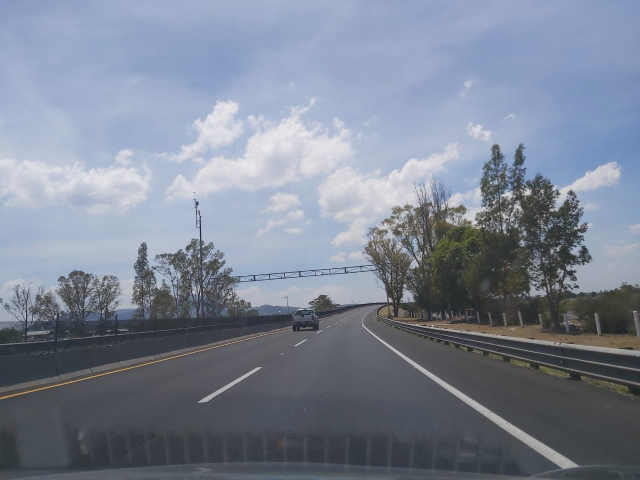
#> input picture open/boletinUpiita/segmentacionDeCarriles/cero.jpeg, 1280 x 960 px (shown at 1/2 size)
$ python segmentacion.py
#> lines starting #> are read from the running program, lines starting #| are printed output that depends on the picture; after the words box and inside, x2 and y2 are one past the last pixel; in counts of white or black regions, pixels touching at a corner belong together
#-*- coding:utf-8 -*-

import cv2
import numpy as np

"""
PASOS:
    img -> HSL
    HSL -> Gray
    mask yellow and blue to gray
    Gausian blur
    Canny edge
    crop image
    hough lines
"""

cap = cv2.imread("cero.jpeg")
#> cap is the input picture: shape (960, 1280, 3); mean B, G, R 147.7, 132.4, 123.7

frame = cap
hls = cv2.cvtColor(frame, cv2.COLOR_RGB2HLS)
#> hls: shape (960, 1280, 3); mean of channels 0, 1, 2 23.5, 135.9, 43.7
_, _, gray = cv2.split(hls)
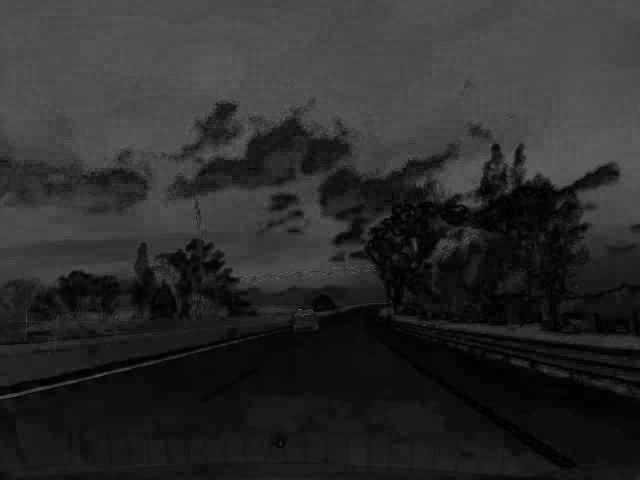
#> gray: shape (960, 1280) (shown at 1/2 size); min 0, max 255, mean 43.7

maskYellowMax = np.array([233, 139, 98])
maskYellowMin = np.array([193, 115, 98])
maskWitheMax = np.array([255, 239, 106])
maskWitheMin = np.array([62, 173, 99])
maskGrayMax = np.array(255)
maskGrayMin = np.array(250)

yellowMask = cv2.inRange(hls, maskYellowMin, maskYellowMax)
#> yellowMask: shape (960, 1280); every value is 0
witheMask = cv2.inRange(hls, maskWitheMin, maskWitheMax)
grayMask = cv2.inRange(gray, maskGrayMin, maskGrayMax) #esta es la máscara qe mejor funciona
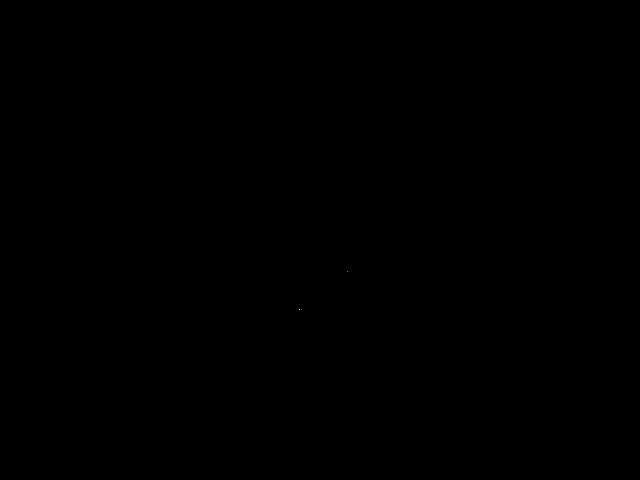
#> grayMask: shape (960, 1280) (shown at 1/2 size); 0% white in thin lines or dots, all inside (x1, y1, x2, y2) = (598, 543, 696, 620)

blur = cv2.GaussianBlur(grayMask, (5, 5), cv2.BORDER_DEFAULT)

edges = cv2.Canny(blur, 100, 200, 3)

h, w = edges.shape
#> h = 960; w = 1280
crop = edges[int(h/2) : ]
#> crop: shape (480, 1280); every value is 0

lines = cv2.HoughLines(edges, 1, np.pi/180, 20)
#> lines = None
copy = frame

#for i in range(20):
print(type(lines))
#| <class 'NoneType'>
print(lines)
#| None
#> (the run stopped early here; a loop or call above may not have finished)

$ run again, with open/boletinUpiita/segmentacionDeCarriles/cinco.jpeg copied over open/boletinUpiita/segmentacionDeCarriles/cero.jpeg
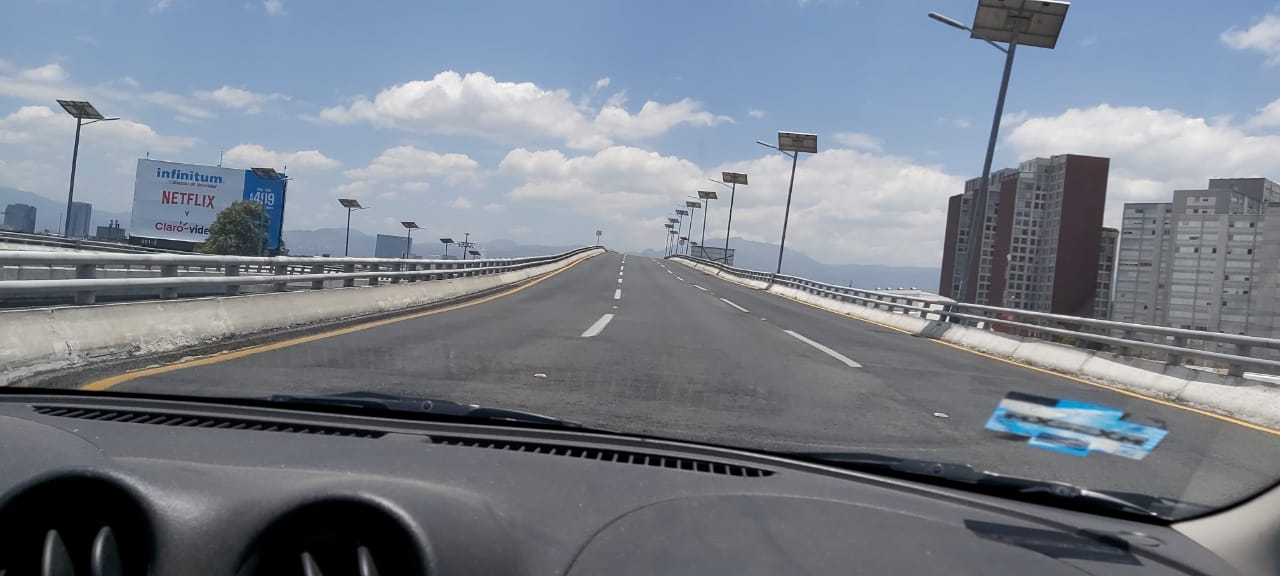
#> input picture open/boletinUpiita/segmentacionDeCarriles/cinco.jpeg, 1280 x 576 px
#> cap is the input picture: shape (576, 1280, 3); mean B, G, R 139.6, 128.5, 121.5
#> hls: shape (576, 1280, 3); mean of channels 0, 1, 2 36.6, 130.7, 34.7
#> yellowMask: shape (576, 1280); every value is 0
#> witheMask: shape (576, 1280); 0.01% white in thin lines or dots, all inside (x1, y1, x2, y2) = (247, 264, 1278, 432)
#> `grayMask = cv2.inRange(gray, maskGrayMin, maskGrayMax)`:
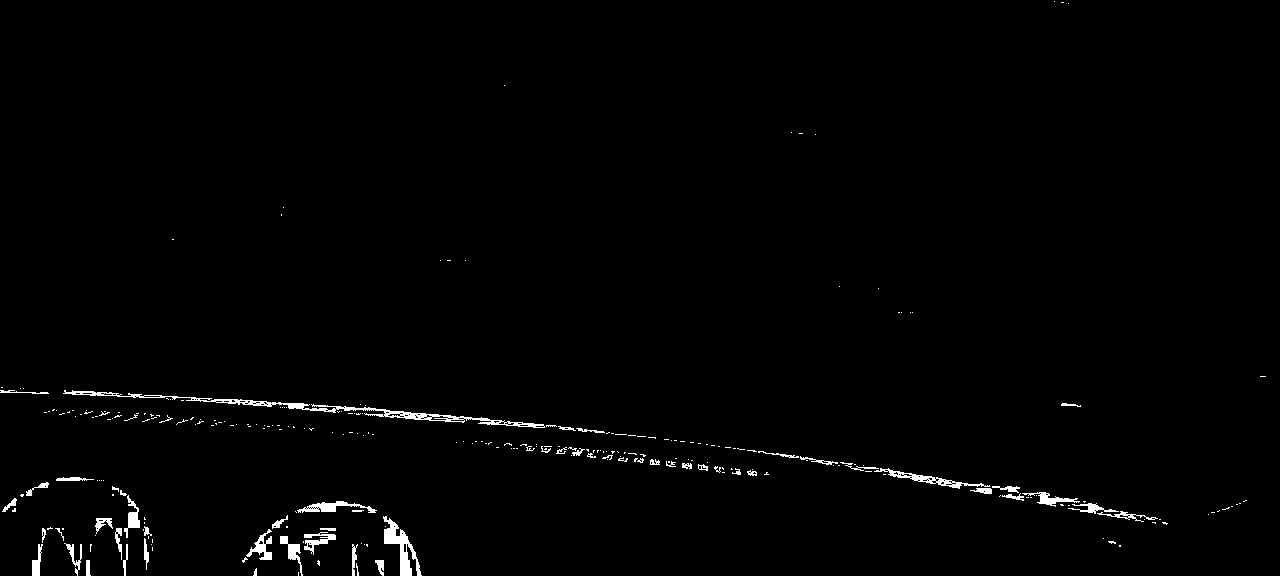
#> grayMask: shape (576, 1280); 1.2% white; 276 white regions (219 under 20 px), largest, box (x1, y1, x2, y2) and area: (63, 390, 545, 428) 1742, (383, 516, 422, 576) 804, (874, 468, 990, 489) 483
#> edges: shape (576, 1280); 0.98% white in thin lines or dots
#> crop: shape (288, 1280); 2% white in thin lines or dots, all inside (x1, y1, x2, y2) = (0, 86, 1267, 288)
#| <class 'numpy.ndarray'>
#> (printed output is left out)
#> the loop `for r, t in lines[0]:` made 1 pass
#> after the loop `for r, t in lines[0]:`:
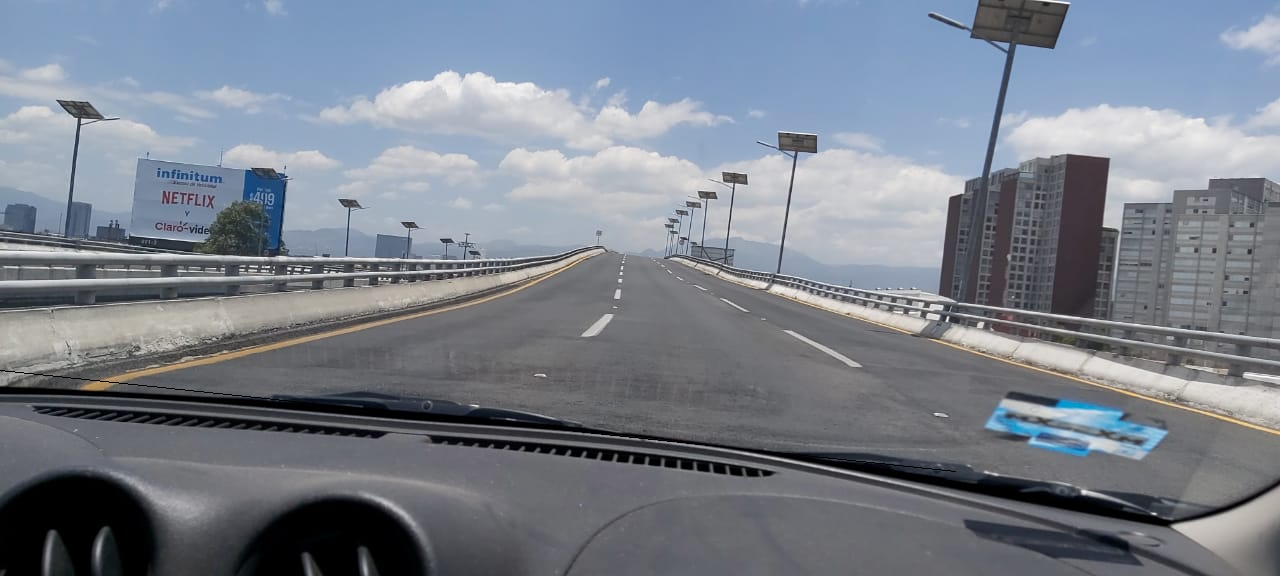
#> copy: shape (576, 1280, 3); 0.13% of pixels changed, all inside (x1, y1, x2, y2) = (0, 370, 956, 472)

$ run again, with open/boletinUpiita/segmentacionDeCarriles/cuatro.jpeg copied over open/boletinUpiita/segmentacionDeCarriles/cero.jpeg
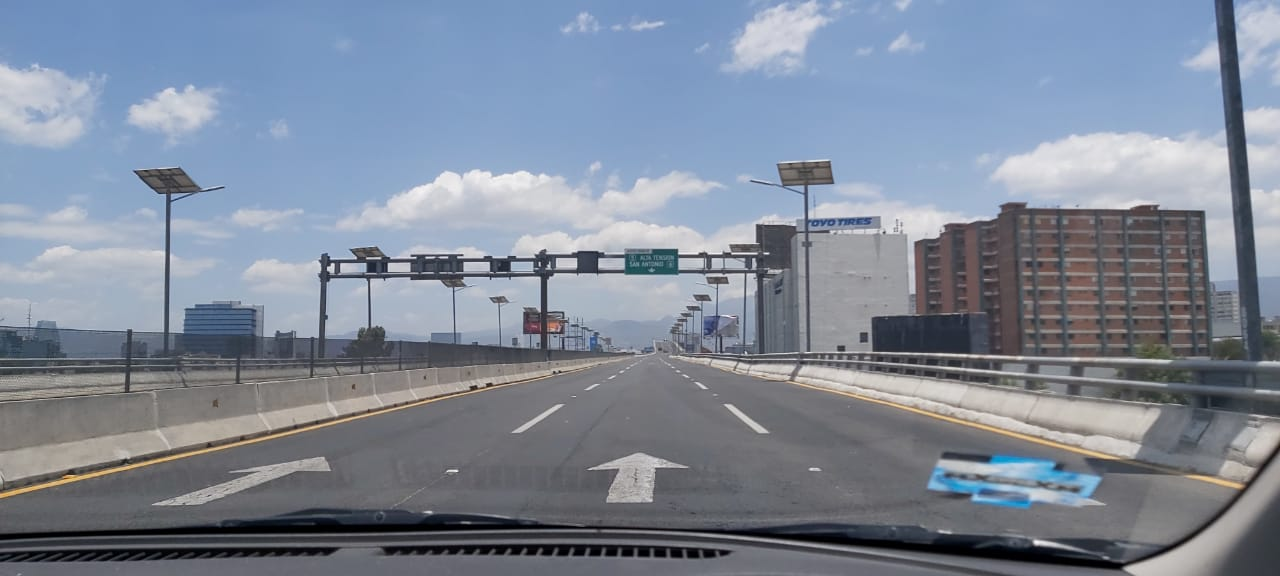
#> input picture open/boletinUpiita/segmentacionDeCarriles/cuatro.jpeg, 1280 x 576 px
#> cap is the input picture: shape (576, 1280, 3); mean B, G, R 152.6, 137, 127.3
#> hls: shape (576, 1280, 3); mean of channels 0, 1, 2 42.2, 140.1, 45.7
#> yellowMask: shape (576, 1280); every value is 0
#> witheMask: shape (576, 1280); 0.02% white in thin lines or dots, all inside (x1, y1, x2, y2) = (73, 328, 1234, 487)
#> `grayMask = cv2.inRange(gray, maskGrayMin, maskGrayMax)`:
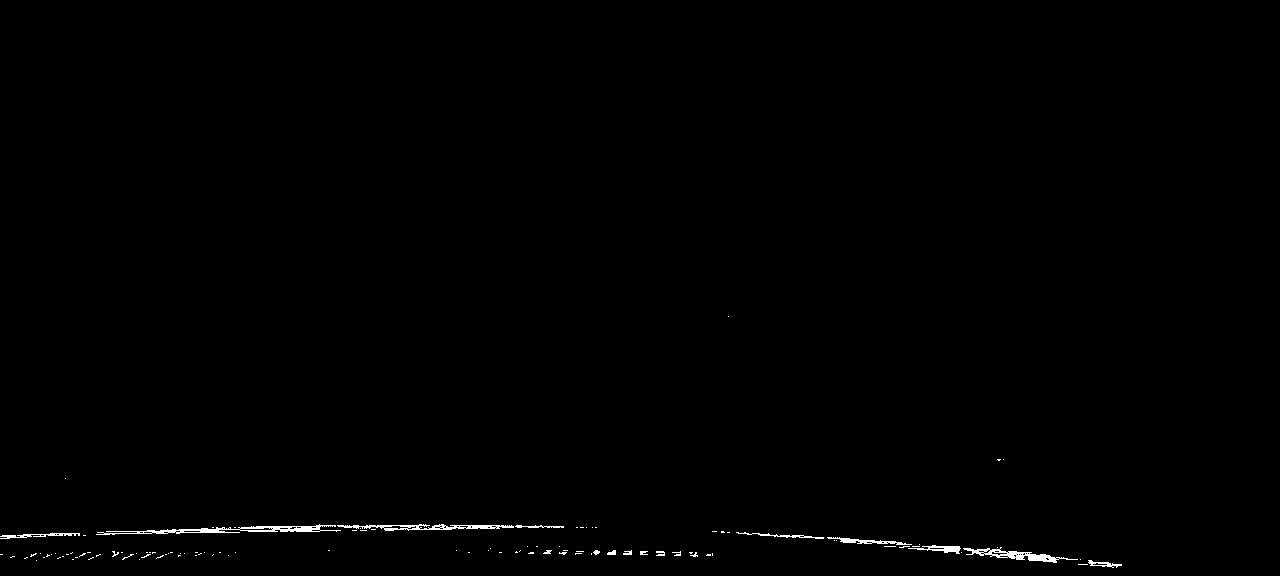
#> grayMask: shape (576, 1280); 0.49% white in thin lines or dots, all inside (x1, y1, x2, y2) = (0, 316, 1122, 568)
#> edges: shape (576, 1280); 0.45% white in thin lines or dots, all inside (x1, y1, x2, y2) = (0, 457, 1123, 569)
#> crop: shape (288, 1280); 0.9% white in thin lines or dots, all inside (x1, y1, x2, y2) = (0, 169, 1123, 281)
#> lines = 517 rows, first 8: [538, 1.55], [533, 1.55], [511, 1.61], [519, 1.59], [528, 1.57], [531, 1.57], [536, 1.55], [477, 1.64]
#| <class 'numpy.ndarray'>
#> (printed output is left out)
#> the loop `for r, t in lines[0]:` made 1 pass
#> after the loop `for r, t in lines[0]:`:
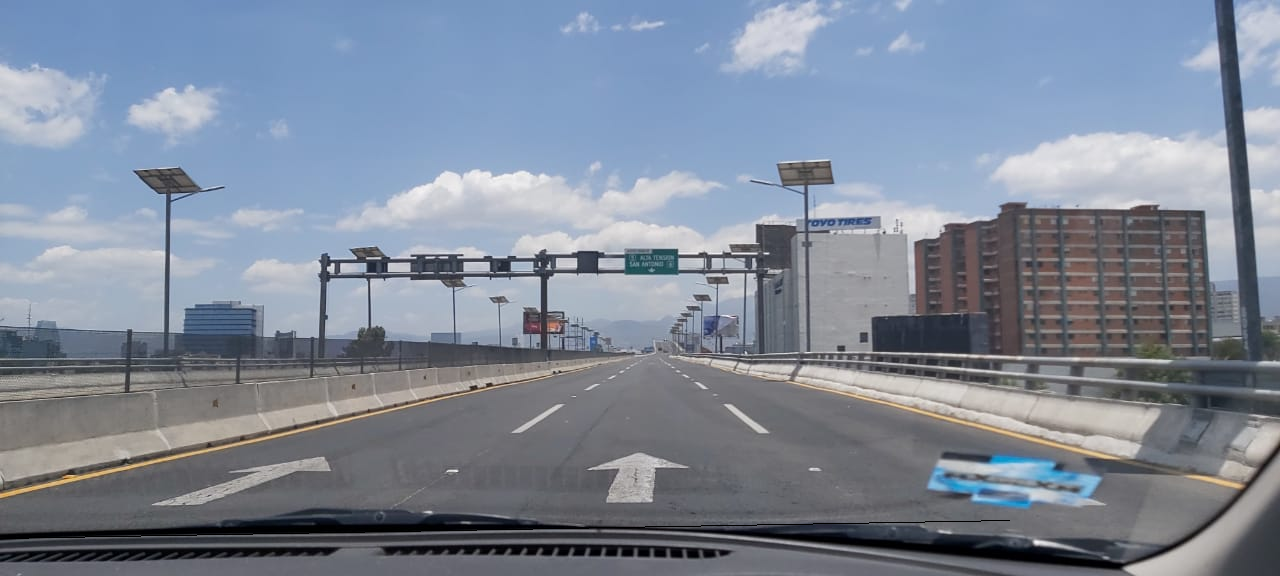
#> copy: shape (576, 1280, 3); 0.14% of pixels changed, all inside (x1, y1, x2, y2) = (0, 520, 1010, 539)

$ run again, with open/boletinUpiita/segmentacionDeCarriles/dos.jpeg copied over open/boletinUpiita/segmentacionDeCarriles/cero.jpeg
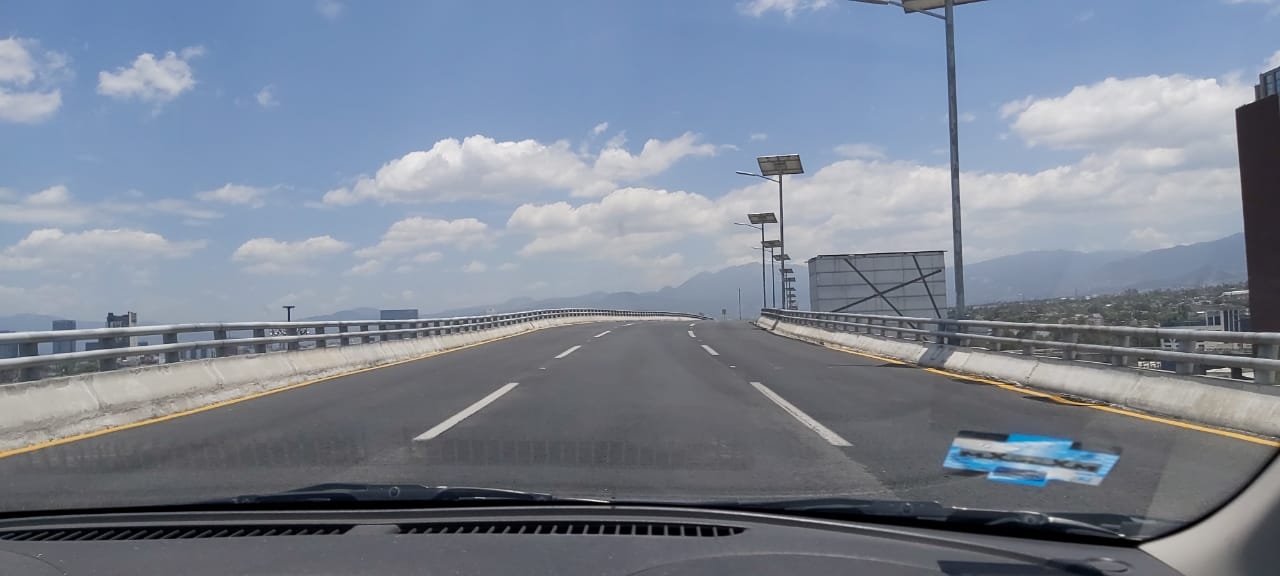
#> input picture open/boletinUpiita/segmentacionDeCarriles/dos.jpeg, 1280 x 576 px
#> cap is the input picture: shape (576, 1280, 3); mean B, G, R 148.5, 133.5, 124.3
#> hls: shape (576, 1280, 3); mean of channels 0, 1, 2 38.1, 136.5, 40
#> yellowMask: shape (576, 1280); every value is 0
#> witheMask: shape (576, 1280); 0.01% white in thin lines or dots, all inside (x1, y1, x2, y2) = (54, 331, 1167, 441)
#> `grayMask = cv2.inRange(gray, maskGrayMin, maskGrayMax)`:
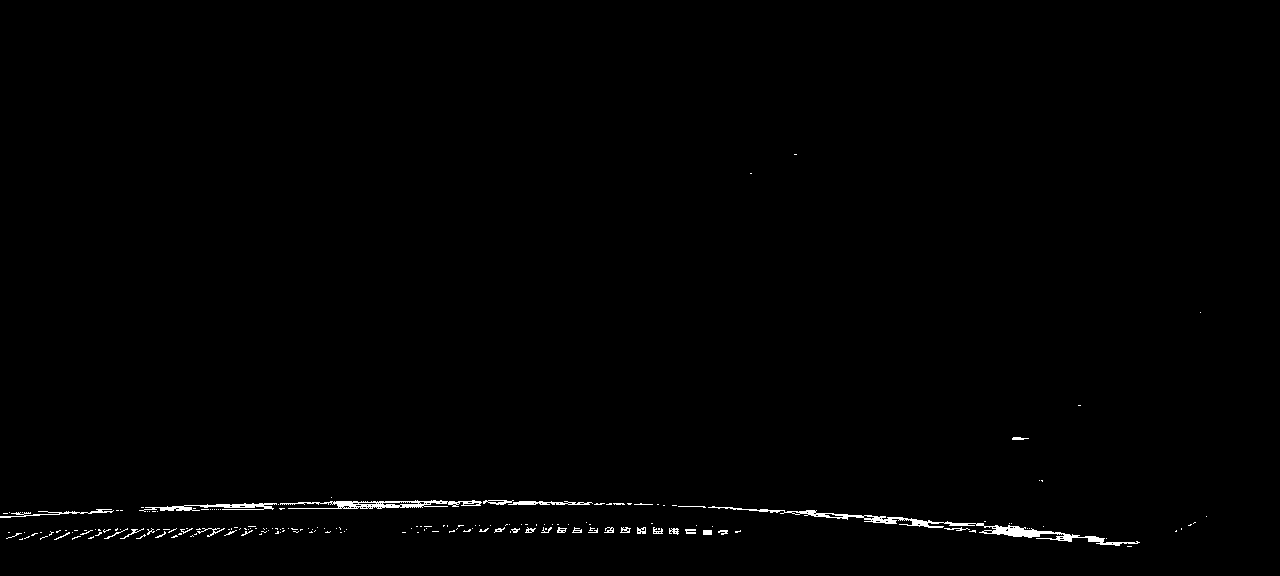
#> grayMask: shape (576, 1280); 0.71% white; 191 white regions (156 under 20 px), largest, box (x1, y1, x2, y2) and area: (708, 506, 1140, 546) 1729, (280, 500, 482, 509) 866, (139, 503, 277, 512) 492
#> edges: shape (576, 1280); 0.68% white in thin lines or dots, all inside (x1, y1, x2, y2) = (0, 436, 1197, 549)
#> crop: shape (288, 1280); 1.4% white in thin lines or dots, all inside (x1, y1, x2, y2) = (0, 148, 1197, 261)
#> lines = 1087 rows, first 8: [495, 1.59], [529, 1.57], [531, 1.57], [534, 1.57], [536, 1.55], [539, 1.55], [445, 1.66], [513, 1.55]
#| <class 'numpy.ndarray'>
#> (printed output is left out)
#> the loop `for r, t in lines[0]:` made 1 pass
#> after the loop `for r, t in lines[0]:`:
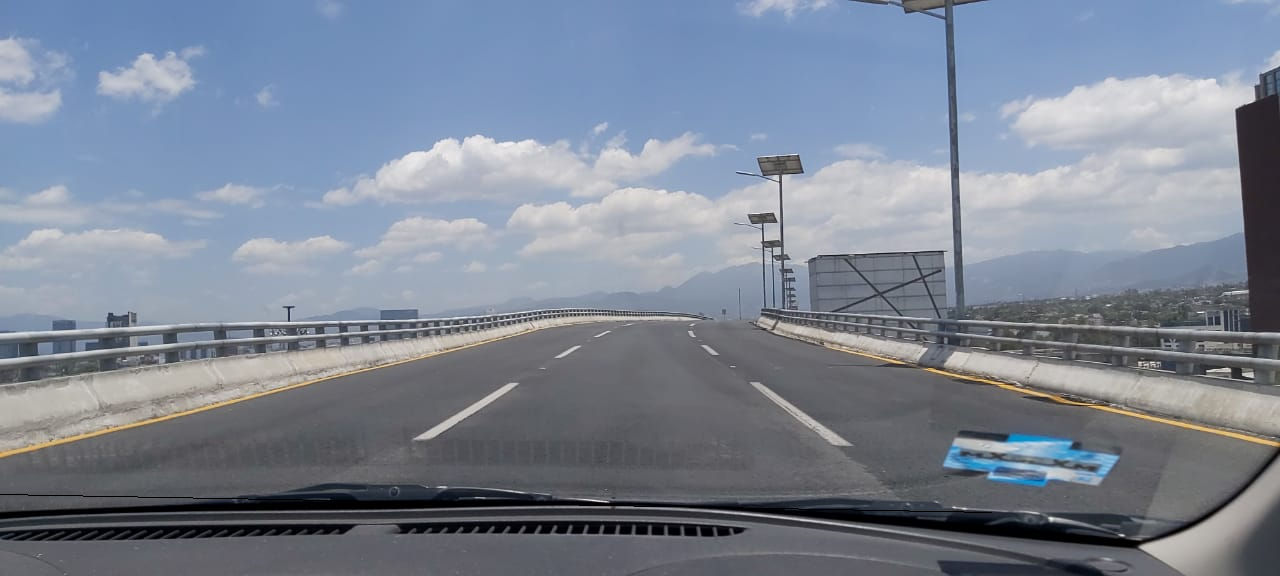
#> copy: shape (576, 1280, 3); 0.13% of pixels changed, all inside (x1, y1, x2, y2) = (0, 494, 992, 513)
